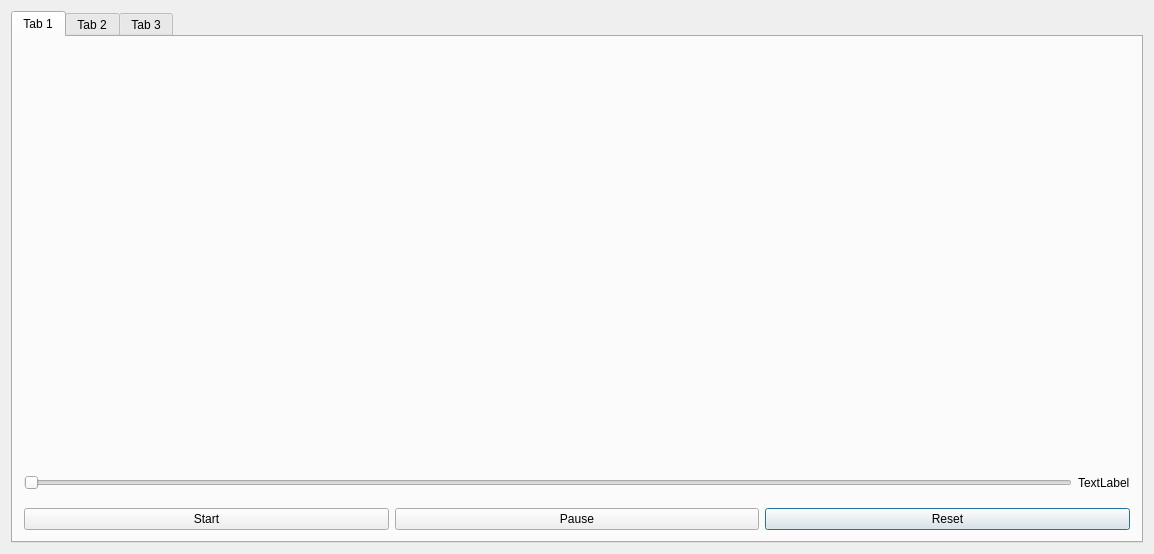
<?xml version="1.0" encoding="UTF-8"?>
<ui version="4.0">
 <class>Dialog</class>
 <widget class="QDialog" name="Dialog">
  <property name="geometry">
   <rect>
    <x>0</x>
    <y>0</y>
    <width>1154</width>
    <height>554</height>
   </rect>
  </property>
  <property name="sizePolicy">
   <sizepolicy hsizetype="Minimum" vsizetype="Preferred">
    <horstretch>0</horstretch>
    <verstretch>0</verstretch>
   </sizepolicy>
  </property>
  <property name="windowTitle">
   <string>Dialog</string>
  </property>
  <layout class="QGridLayout" name="gridLayout_2">
   <item row="0" column="0">
    <widget class="QTabWidget" name="tabWidget">
     <property name="currentIndex">
      <number>0</number>
     </property>
     <widget class="QWidget" name="tab">
      <attribute name="title">
       <string>Tab 1</string>
      </attribute>
      <layout class="QVBoxLayout" name="verticalLayout">
       <item>
        <layout class="QHBoxLayout" name="horizontalLayout">
         <item>
          <widget class="RenderArea" name="renderArea" native="true">
           <property name="minimumSize">
            <size>
             <width>605</width>
             <height>410</height>
            </size>
           </property>
           <property name="maximumSize">
            <size>
             <width>605</width>
             <height>410</height>
            </size>
           </property>
           <zorder></zorder>
          </widget>
         </item>
        </layout>
       </item>
       <item>
        <layout class="QHBoxLayout" name="horizontalLayout_2">
         <item>
          <widget class="QSlider" name="horizontalSlider">
           <property name="orientation">
            <enum>Qt::Horizontal</enum>
           </property>
          </widget>
         </item>
         <item>
          <widget class="QLabel" name="sliderPosLabel">
           <property name="text">
            <string>TextLabel</string>
           </property>
          </widget>
         </item>
        </layout>
       </item>
       <item>
        <layout class="QGridLayout" name="gridLayout">
         <item row="0" column="3">
          <widget class="QPushButton" name="resetButton">
           <property name="text">
            <string>Reset</string>
           </property>
          </widget>
         </item>
         <item row="0" column="2">
          <widget class="QPushButton" name="pauseButton">
           <property name="text">
            <string>Pause</string>
           </property>
          </widget>
         </item>
         <item row="0" column="1">
          <widget class="QPushButton" name="startButton">
           <property name="text">
            <string>Start</string>
           </property>
          </widget>
         </item>
        </layout>
       </item>
      </layout>
     </widget>
     <widget class="QWidget" name="tab_2">
      <attribute name="title">
       <string>Tab 2</string>
      </attribute>
      <widget class="QwtPlot" name="plot">
       <property name="geometry">
        <rect>
         <x>10</x>
         <y>50</y>
         <width>501</width>
         <height>341</height>
        </rect>
       </property>
      </widget>
      <widget class="QwtPlot" name="plot_vr">
       <property name="geometry">
        <rect>
         <x>580</x>
         <y>50</y>
         <width>501</width>
         <height>341</height>
        </rect>
       </property>
      </widget>
     </widget>
     <widget class="QWidget" name="tab_3">
      <attribute name="title">
       <string>Tab 3</string>
      </attribute>
     </widget>
    </widget>
   </item>
  </layout>
 </widget>
 <layoutdefault spacing="6" margin="11"/>
 <customwidgets>
  <customwidget>
   <class>QwtPlot</class>
   <extends>QFrame</extends>
   <header>qwt_plot.h</header>
  </customwidget>
  <customwidget>
   <class>RenderArea</class>
   <extends>QWidget</extends>
   <header location="global">renderarea.h</header>
   <container>1</container>
  </customwidget>
 </customwidgets>
 <resources/>
 <connections>
  <connection>
   <sender>horizontalSlider</sender>
   <signal>valueChanged(int)</signal>
   <receiver>sliderPosLabel</receiver>
   <slot>setNum(int)</slot>
   <hints>
    <hint type="sourcelabel">
     <x>735</x>
     <y>440</y>
    </hint>
    <hint type="destinationlabel">
     <x>773</x>
     <y>437</y>
    </hint>
   </hints>
  </connection>
 </connections>
</ui>
